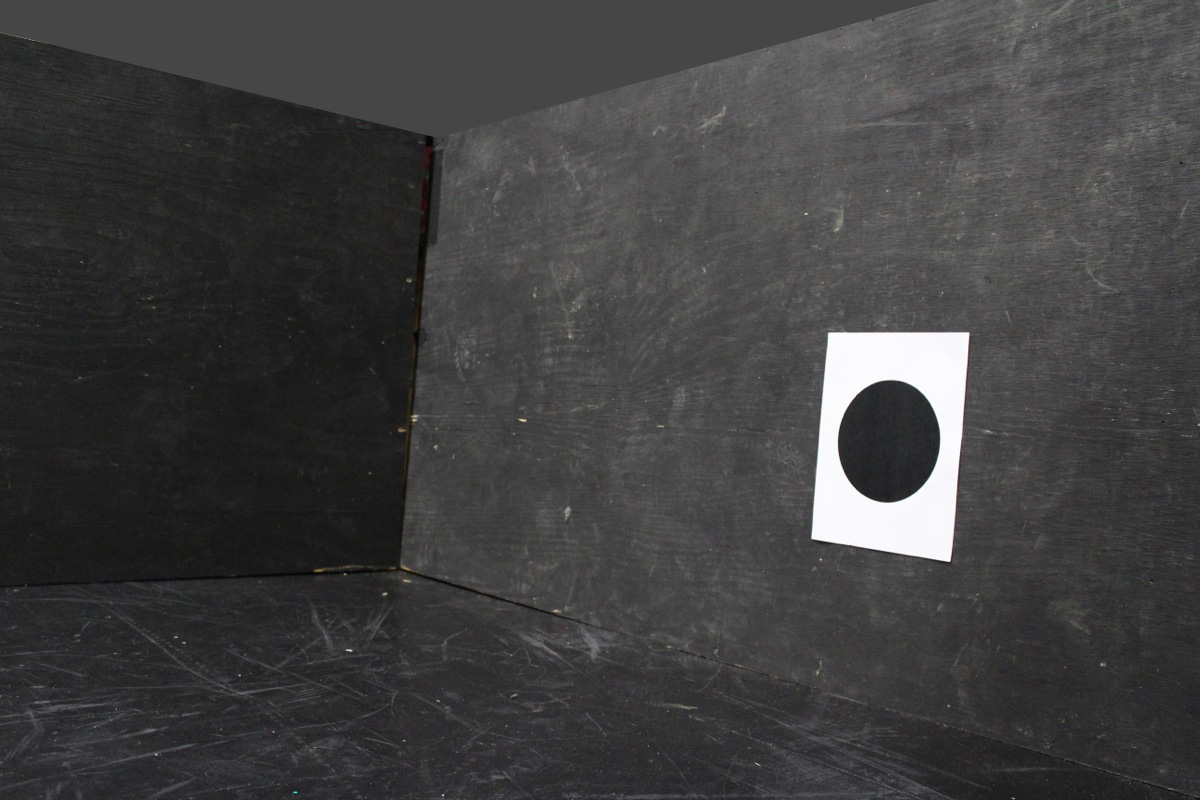
#> input picture photoset_labeled/cleaned/10,48/circle/IMG_2737.JPG, 1200 x 800 px; its folder holds only this picture in this run
$ python test_identify_shapes.py   (Python 2 division)   (older library calls are emulated)
#> lines starting #> are read from the running program, lines starting #| are printed output that depends on the picture; after the words box and inside, x2 and y2 are one past the last pixel; in counts of white or black regions, pixels touching at a corner belong together
#> further down, image is the input picture: shape (800, 1200, 3); mean B, G, R 63.6, 63.4, 63.7
### white_rect_finder.py
import cv2
import numpy as np
from math import *
from operator import add

import glob

# basis: http://opencv-code.com/tutorials/automatic-perspective-correction-for-quadrilateral-objects/


kernel_size = 5
BLUR = 7
THRESH_C = -60
RECTANGLE_SIZE = (255, 330) # 8.5"x11" * 30dpi


WINDOW_WIDTH, WINDOW_HEIGHT = (320, 240)
WINDOW_X_OFFSET = 100
WINDOW_Y_OFFSET = 500


def get_white_rectangles(img, DEBUG = False):
    """Finds and returns white rectangular sheets of 8.5x11 paper, transformed
    to correct for perspective. Returns as a list of images,"""
#> called with DEBUG = False
    height, width, depth = img.shape
#> height = 800; width = 1200; depth = 3

    ret = []
    # ret structure:
    # [(img, corners)]
    # img is a scaled to 8.5x11 image as a numpy array
    # corners is a list of 4 points of the original coordinates in the image
    # in the order top-left, top-right, bottom-right, bottom-left

    gray = cv2.cvtColor(img, cv2.COLOR_BGR2GRAY)

    blur = cv2.GaussianBlur(gray, (BLUR, BLUR), 0)

    # get an odd number around half of the smallest dimension
    thresh_blockSize = int(min(height, width) / 4) * 2 + 1
#> thresh_blockSize = 401

    thresh = cv2.adaptiveThreshold(blur, 255, cv2.ADAPTIVE_THRESH_GAUSSIAN_C,
                                   cv2.THRESH_BINARY, thresh_blockSize, THRESH_C)
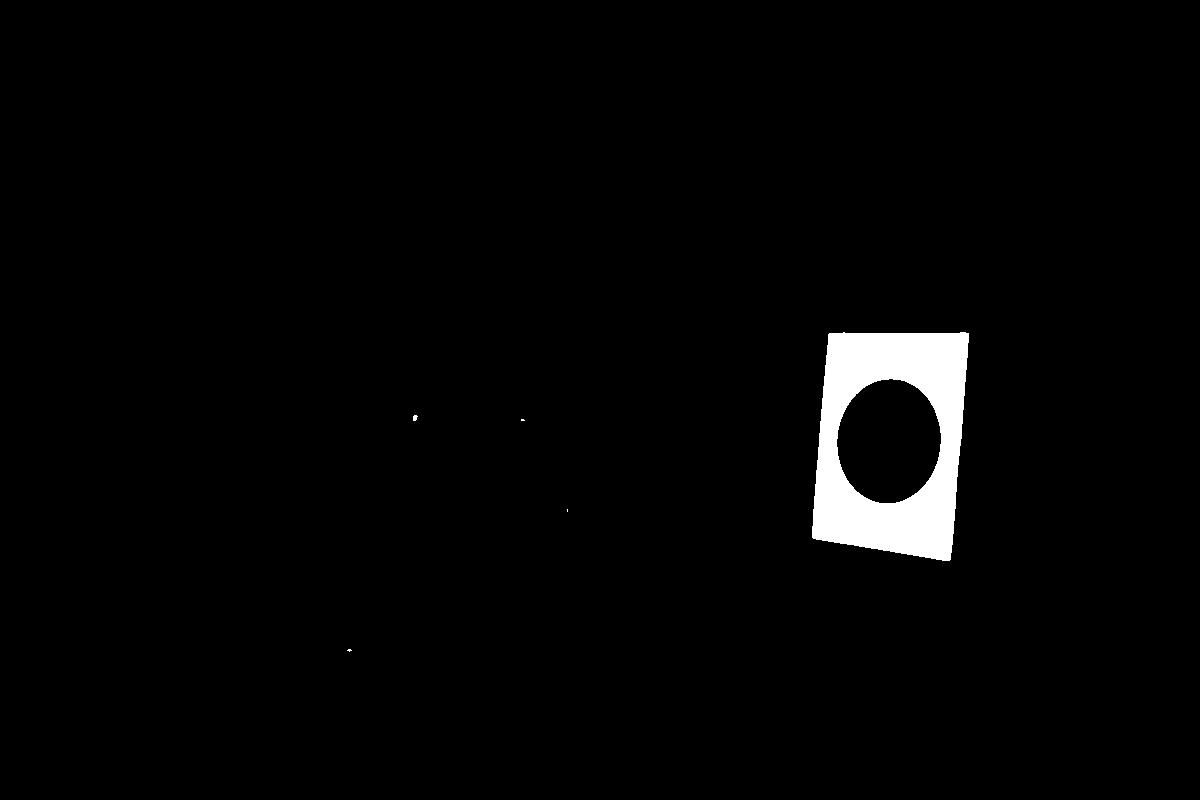
#> thresh: shape (800, 1200); 2.2% white; 5 white regions (3 under 20 px), largest, box (x1, y1, x2, y2) and area: (812, 332, 969, 561) 20740, (413, 415, 418, 421) 23

    # alternate method: global thresholding w/ Otsu algorithm (unreliable)
    #retval, thresh = cv2.threshold(blur, 127, 255, cv2.THRESH_BINARY + cv2.THRESH_OTSU)

    thresh_copy = cv2.cvtColor(thresh, cv2.COLOR_GRAY2BGR)
#> thresh_copy: shape (800, 1200, 3); 2.2% white; 5 white regions (3 under 20 px)
    debug_display = cv2.cvtColor(thresh, cv2.COLOR_GRAY2BGR)

    contours, hierarchy = cv2.findContours(thresh, cv2.RETR_EXTERNAL, cv2.CHAIN_APPROX_SIMPLE)
#> contours = 5 contours, 4 with area under 20; largest, box (x1, y1, x2, y2) and area: (812, 332, 969, 561) 30424

    # draw contours on debug img in dark green
    cv2.drawContours(debug_display, contours, -1, (0,63,0), 2)

    # filter out small contours (1/16 of the smallest dimension square)
    min_contour_size = (min(height, width) / 16)**2
#> min_contour_size = 2500
    contours = [x for x in contours if cv2.contourArea(x) > min_contour_size]
#> contours = 1 contour; box (x1, y1, x2, y2) and area: (812, 332, 969, 561) 30424

    # draw filtered contours in bright green
    cv2.drawContours(debug_display, contours, -1, (0,255,0), 1)
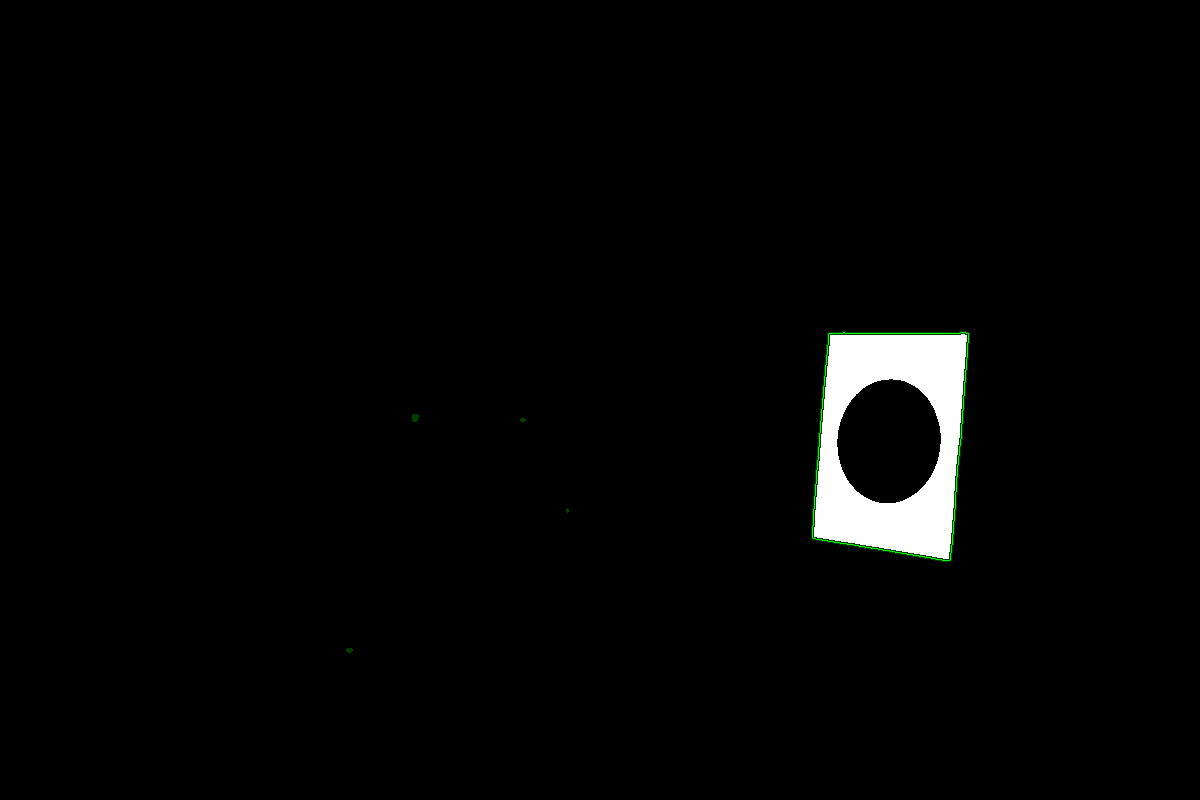
#> debug_display: shape (800, 1200, 3); mean B, G, R 5.1, 5.4, 5.1

    quads = []

    for cnt in contours:
        approx = cv2.approxPolyDP(cnt, cv2.arcLength(cnt, True) * 0.03, True)
        if len(approx) == 4 and cv2.isContourConvex(approx):
            # found a quadrilateral!
            approx = sort_corners(approx)
            # print approx
            quads.append(approx)
#> this loop made 1 pass
#> (approx, corners in sort_corners, center_x in sort_corners, center_y in sort_corners) on pass 1: ([(829, 333), (968, 333), (949, 560), (812, 537)], [(829, 333), (812, 537), (949, 560), (968, 333)], 889, 440)
#> after the loop, quads = [[(829, 333), (968, 333), (949, 560), (812, 537)]]

    RECTANGLE_WIDTH, RECTANGLE_HEIGHT = RECTANGLE_SIZE

    # clean up old windows
    if DEBUG:
        for i in range(4):
            cv2.destroyWindow('warp%d' % i)

    for i in range(len(quads)):
        corners = quads[i]
        # apply perspective transform
        h = np.array([ [0,0], [RECTANGLE_WIDTH,0],
                       [RECTANGLE_WIDTH, RECTANGLE_HEIGHT], [0, RECTANGLE_HEIGHT] ], np.float32)
        transform = cv2.getPerspectiveTransform(np.array([corners], np.float32), h)
        warp = cv2.warpPerspective(img, transform, RECTANGLE_SIZE)

        ret.append((warp, corners))
#> this loop made 1 pass
#> (corners, h) on pass 1: ([(829, 333), (968, 333), (949, 560), (812, 537)], [[0, 0], [255, 0], [255, 330], [0, 330]])
#> pass 1, in get_white_rectangles, `warp = cv2.warpPerspective(img, transform, RECTANGLE_SIZE)`:
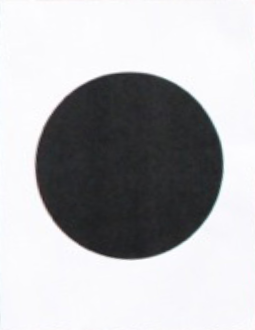
#> warp: shape (330, 255, 3); mean B, G, R 183.9, 181.5, 181.3
#> after the loop, ret = 1 item


    if DEBUG:
        for q in quads:
            # draw found quadrilaterals as red
            # cv2.polylines(img, np.array([q]), True, (0,0,255), thickness=4)
            cv2.polylines(debug_display, np.array([q]), True, (0,0,255), thickness=4)

        thresh = thresh_copy

        WINDOW_SIZE = (WINDOW_WIDTH, WINDOW_HEIGHT)
        img = cv2.resize(img, WINDOW_SIZE)
        blur = cv2.resize(blur, WINDOW_SIZE)
        thresh = cv2.resize(thresh, WINDOW_SIZE)
        debug_display = cv2.resize(debug_display, WINDOW_SIZE)
        cv2.imshow('img', img)
        cv2.imshow('blur', blur)
        cv2.imshow('thresh', thresh)
        cv2.imshow('debug_display', debug_display)

        img_windows = ['img', 'blur', 'thresh', 'debug_display']
        for i in range(len(img_windows)):
            w = img_windows[i]
            # cv2.resizeWindow(w, WINDOW_WIDTH, WINDOW_HEIGHT)
            cv2.moveWindow(w, WINDOW_X_OFFSET + WINDOW_WIDTH * i, WINDOW_Y_OFFSET)

        for i in range(len(ret)):
            w = 'warp%d' % i
            cv2.imshow(w, ret[i][0])
            cv2.moveWindow(w, WINDOW_X_OFFSET + RECTANGLE_WIDTH * i, 60)

    return ret


def sort_corners(corners):
    """sorts a list of corners in top left, top right, bottom right, bottom left order"""
    # determine mass center
    # points that have lower y than mass center are top points, otherwise they are bottom points
    # of two points, lower x is left, other is right

    if len(corners[0] == 1):
        # unpack np array
        corners = [(x[0][0], x[0][1]) for x in corners]

    center_x, center_y = (0, 0)
    for pt in corners:
        center_x += pt[0]
        center_y += pt[1]

    center_x /= len(corners)
    center_y /= len(corners)

    center = (center_x, center_y)

    top = []
    bot = []

    for pt in corners:
        if pt[1] < center[1]:
            top.append(pt)
        else:
            bot.append(pt)

    top.sort(key=lambda pt: pt[0])
    bot.sort(key=lambda pt: pt[0], reverse=True)

    return top + bot


# [26 lines left out: function main, not called in this run]


# [2 lines that do not run on import are left out]

### identify_shapes.py
# Code snippets based on these tutorials:
# http://en.wikibooks.org/wiki/Applied_Robotics/Sensors_and_Perception/Open_CV/Basic_OpenCV_Tutorial
# Processing triangles in video: http://opencv-srf.blogspot.com/2011/09/object-detection-tracking-using-contours.html
# How to determine shape size in OpenCV http://stackoverflow.com/questions/19098104/python-opencv2-cv2-wrapper-get-image-size
# Shapes from here http://www.ziggityzoom.com/activity/make-basic-shapes-flashcards

import cv2
import numpy

def get_shape(contours, image_to_color, show_shape=False):
    min_shape_size = 200
    shape = None

    for cnt in contours:
        approx = cv2.approxPolyDP(cnt,0.02*cv2.arcLength(cnt,True),True)
        # print len(approx)
        if len(approx) == 4 and cv2.contourArea(approx) > min_shape_size:
            shape = "square"
            cv2.drawContours(image_to_color, [cnt], 0, 255,-1)
        elif len(approx) > 7 and cv2.contourArea(approx) > min_shape_size:
            shape = "circle"
            cv2.drawContours(image_to_color, [cnt], 0, 255,-1)
        elif len(approx) == 3 and cv2.contourArea(approx) > min_shape_size:
            shape = "triangle"
            cv2.drawContours(image_to_color, [cnt], 0, 255,-1)
        elif len(approx) == 5 and cv2.contourArea(approx) > min_shape_size:
            shape = "pentagon"
            cv2.drawContours(image_to_color, [cnt], 0, 255,-1)
        elif len(approx) == 6 and cv2.contourArea(approx) > min_shape_size:
            shape = "hexagon"
            cv2.drawContours(image_to_color, [cnt], 0, 255,-1)
    if show_shape:
        cv2.imshow('image_to_color', image_to_color)
         # When you're done looking at the image, use this to close all windows:            cv2.destroyAllWindows()

    return shape

##
# Converts an RGB image to grayscale, where each pixel
# now represents the intensity of the original image.
##
def rgb_to_gray(img):
    return cv2.cvtColor(img, cv2.COLOR_RGB2GRAY)

##
# Converts an image into a binary image at the specified threshold.
# All pixels with a value <= threshold become 0, while
# pixels > threshold become 1
def do_threshold(image, threshold = 170):
    (thresh, im_bw) = cv2.threshold(image, threshold, 255, cv2.THRESH_BINARY_INV)
    return (thresh, im_bw)

##
# Finds the outer contours of a binary image and returns a shape-approximation
# of them. Because we are only finding the outer contours, there is no object
# hierarchy returned.
##
def find_contours(image):
    (contours, hierarchy) = cv2.findContours(image, mode=cv2.cv.CV_RETR_EXTERNAL, method=cv2.cv.CV_CHAIN_APPROX_SIMPLE)
    return contours

##
# Creates a new RGB image of the specified size, initially
# filled with black.
##
def new_rgb_image(width, height):
    image = numpy.zeros( (height, width, 3), numpy.uint8)
    return image

##
# Detects the shape in a given image
##
def detect_shape(img_orig, show_shape = False):
    img_copy = img_orig.copy()
    img_gray = rgb_to_gray(img_orig) # Convert img_orig from video camera from RGB to Grayscale

    (thresh, img_threshold) = do_threshold(img_gray, 170)

    #####################################################
    # If you have created a binary image as above and stored it in "img_threshold"
    # the following code will find the contours of your image:
    contours = find_contours(img_threshold)

    shape = get_shape(contours, img_copy, show_shape)

    return shape

# [6 lines left out: function detect_shapes, not called in this run]

### test_identify_shapes.py
# A short test to verify the shapes are correctly identified

import os
import cv2

from white_rect_finder import get_white_rectangles
from identify_shapes import detect_shape

base_dir = "photoset_labeled/cleaned"
correctly_classified = 0
incorrectly_classified = 0

for dir in os.listdir(base_dir):
    shape_dir = base_dir + "/" + dir
    for shape_folder in os.listdir(shape_dir):
        photo_dir = shape_dir + "/" + shape_folder
        for photo in os.listdir(photo_dir):
            image = cv2.imread(photo_dir + "/" + photo)
            cards = get_white_rectangles(image)
#> cards = 1 item
            for card in cards:
                image, corners = card
                shape = detect_shape(image)
                if shape == shape_folder:
                    correctly_classified += 1
                else:
                    shape = detect_shape(image, show_shape=True)
                    incorrectly_classified +=1
                    print "Incorrect:",shape,shape_folder,photo_dir,photo
#> this loop made 1 pass
#> (corners, correctly_classified) on pass 1: ([(829, 333), (968, 333), (949, 560), (812, 537)], 1)
#> pass 1, in do_threshold, `(thresh, im_bw) = cv2.threshold(image, threshold, 255, cv2.THRESH_BINA..`:
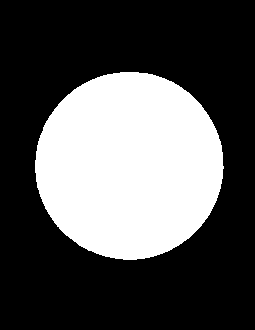
#> im_bw: shape (330, 255); 33% white; 1 white region, box (x1, y1, x2, y2) and area: (35, 72, 224, 260) 27744
#> after the loop, correctly_classified = 1; incorrectly_classified = 0
#> pass 2 of the loop `for dir in os.listdir(base_dir):`:
#> shape_dir = 'photoset_labeled/cleaned/16,48'
#> photo_dir = 'photoset_labeled/cleaned/16,48/circle'
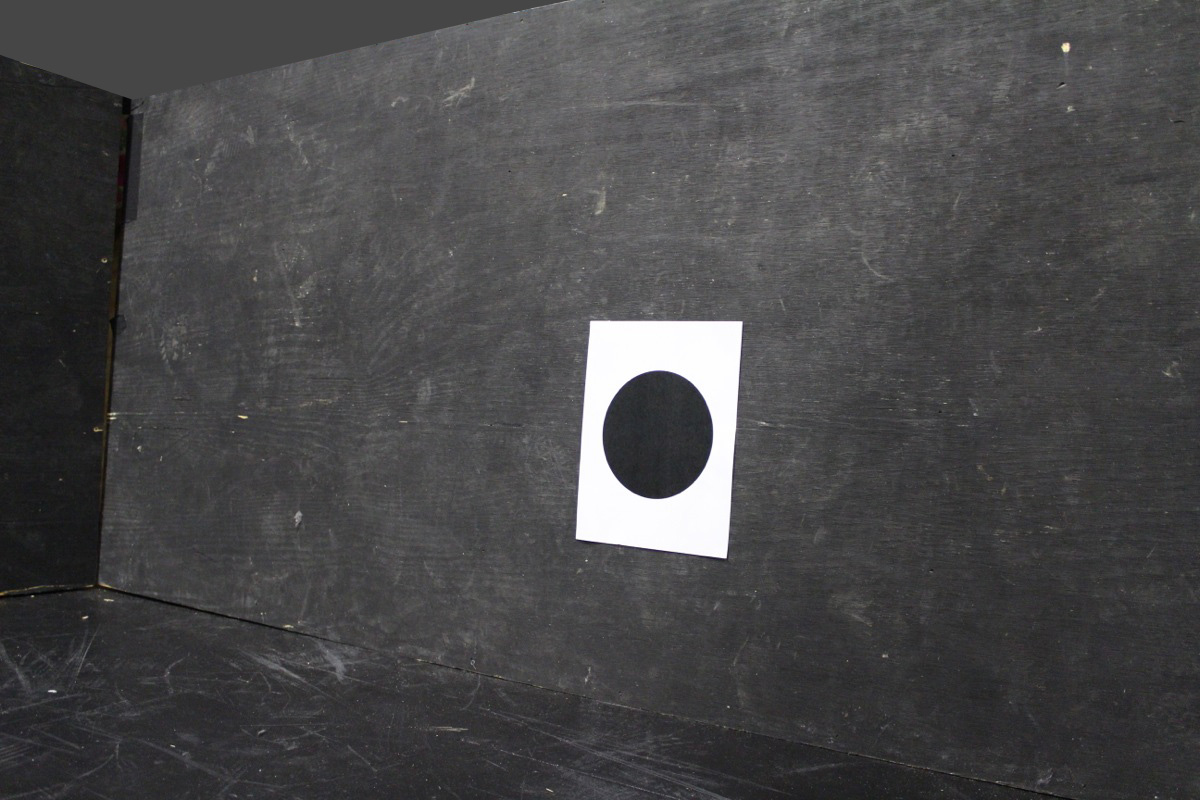
#> input picture photoset_labeled/cleaned/16,48/circle/IMG_2733.JPG, 1200 x 800 px
#> image is the input picture: shape (800, 1200, 3); mean B, G, R 73, 72.1, 72.6
#> in get_white_rectangles (call 4), `thresh = cv2.adaptiveThreshold(blur, 255, cv2.ADAPTIVE_THRESH_GAUSSIAN..`:
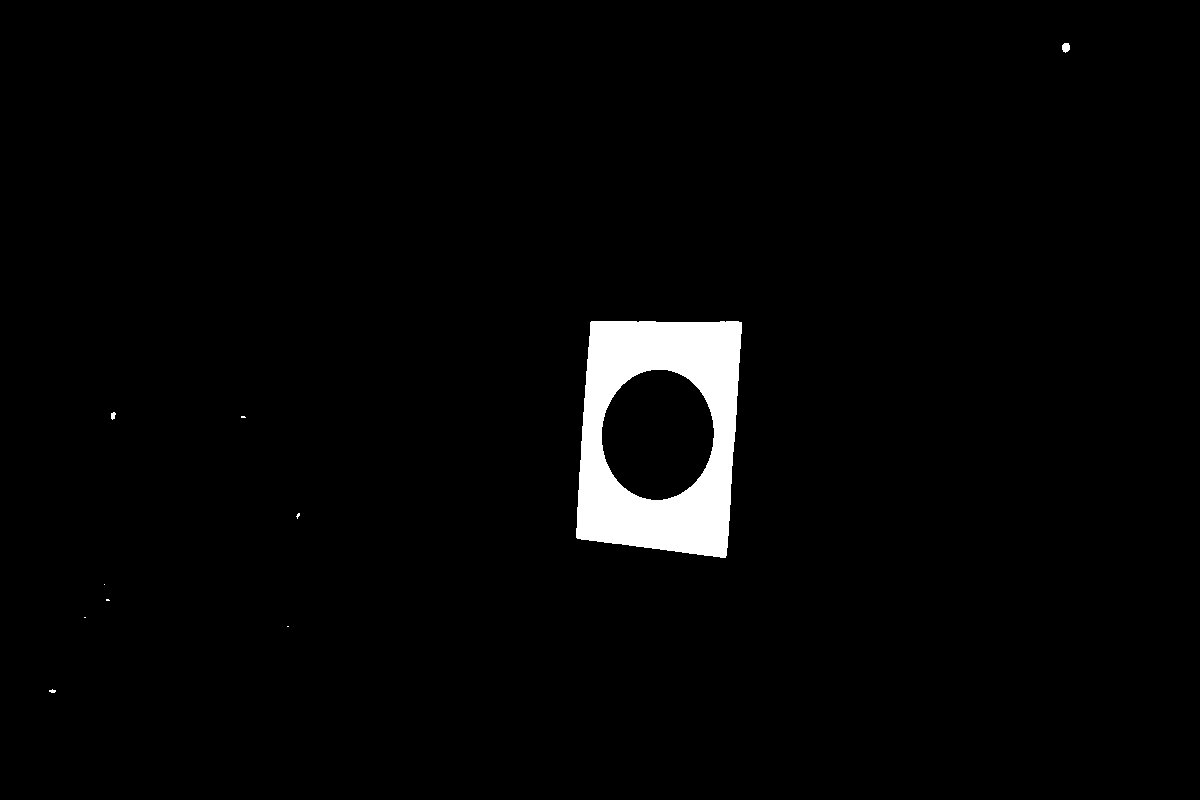
#> thresh: shape (800, 1200); 2.4% white; 10 white regions (7 under 20 px), largest, box (x1, y1, x2, y2) and area: (576, 321, 742, 558) 23254, (1062, 43, 1070, 53) 63, (111, 412, 116, 420) 29
#> thresh_copy: shape (800, 1200, 3); 2.4% white; 10 white regions (7 under 20 px)
#> in get_white_rectangles (call 4), `contours, hierarchy = cv2.findContours(thresh, cv2.RETR_EXTERNAL, cv2...`: contours = 10 contours, 8 with area under 20; largest, box (x1, y1, x2, y2) and area: (576, 321, 742, 558) 34279, (1062, 43, 1070, 53) 50
#> in get_white_rectangles (call 4), `contours = [x for x in contours if cv2.contourArea(x) > min_contour_si..`: contours = 1 contour; box (x1, y1, x2, y2) and area: (576, 321, 742, 558) 34279
#> the loop in get_white_rectangles (call 4), `for cnt in contours:` made 1 pass
#> (approx, corners in sort_corners, center_x in sort_corners, center_y in sort_corners) on pass 1: ([(591, 321), (741, 322), (725, 557), (576, 537)], [(591, 321), (576, 537), (725, 557), (741, 322)], 658, 434)
#> after the loop in get_white_rectangles (call 4), `for cnt in contours:`: quads = [[(591, 321), (741, 322), (725, 557), (576, 537)]]
#> the loop in get_white_rectangles (call 4), `for i in range(len(quads)):` made 1 pass
#> (corners, h) on pass 1: ([(591, 321), (741, 322), (725, 557), (576, 537)], [[0, 0], [255, 0], [255, 330], [0, 330]])
#> the loop `for card in cards:` made 1 pass
#> corners on pass 1: [(591, 321), (741, 322), (725, 557), (576, 537)]
#> pass 1, in do_threshold (call 4), `(thresh, im_bw) = cv2.threshold(image, threshold, 255, cv2.THRESH_BINA..`:
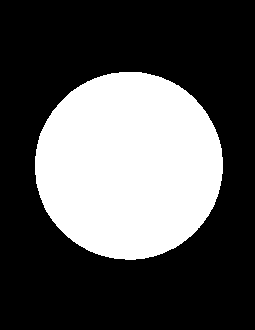
#> im_bw: shape (330, 255); 33% white; 1 white region, box (x1, y1, x2, y2) and area: (35, 72, 223, 260) 27735

print "Correct: ", correctly_classified
print "Incorrect: ", incorrectly_classified
